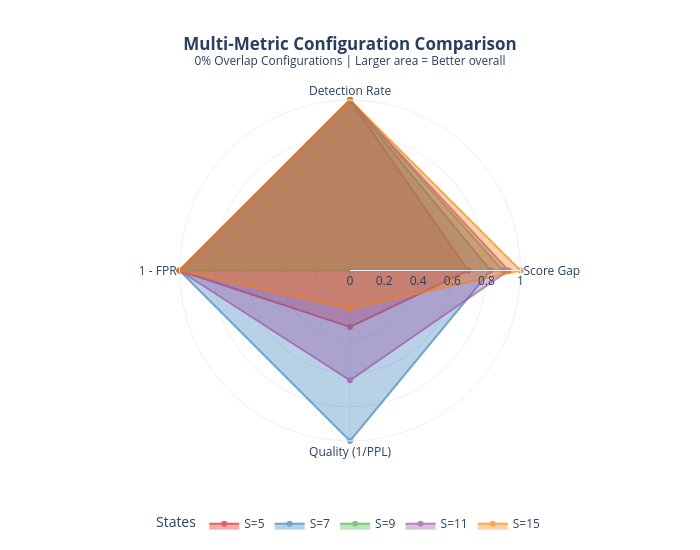

The code cell stored with this chart in its notebook:
### Markdown cell above
## 7. Multi-Metric Configuration Comparison

Radar chart comparing top configurations across multiple metrics.

### Code cell
# Radar chart comparing top configurations
top_configs = df[(df['overlap'] == 0.0) & (df['num_states'].isin([5, 7, 9, 11, 15]))].copy()

# Normalize metrics for radar chart (all 0-1 scale)
top_configs['norm_gap'] = top_configs['gap'] / top_configs['gap'].max()
top_configs['norm_tpr'] = top_configs['wm_tpr']
top_configs['norm_fpr_inv'] = 1 - top_configs['non_wm_fpr']  # Invert so higher is better
top_configs['norm_ppl_inv'] = 1 - (top_configs['wm_ppl_avg'] - top_configs['wm_ppl_avg'].min()) / (top_configs['wm_ppl_avg'].max() - top_configs['wm_ppl_avg'].min())

categories = ['Score Gap', 'Detection Rate', '1 - FPR', 'Quality (1/PPL)']

fig = go.Figure()

colors = px.colors.qualitative.Set1
for i, (_, row) in enumerate(top_configs.iterrows()):
    values = [row['norm_gap'], row['norm_tpr'], row['norm_fpr_inv'], row['norm_ppl_inv']]
    values.append(values[0])  # Close the polygon
    
    fig.add_trace(go.Scatterpolar(
        r=values,
        theta=categories + [categories[0]],
        fill='toself',
        name=f"S={int(row['num_states'])}",
        line_color=colors[i % len(colors)],
        opacity=0.7
    ))

fig.update_layout(
    polar=dict(
        radialaxis=dict(visible=True, range=[0, 1])
    ),
    title=dict(text='<b>Multi-Metric Configuration Comparison</b><br><sup>0% Overlap Configurations | Larger area = Better overall</sup>', x=0.5),
    template='plotly_white',
    height=550,
    width=700,
    legend=dict(title='States', orientation="h", yanchor="top", y=-0.2, xanchor="center", x=0.5)
)

fig.write_image(f'{PICTURES_DIR}/radar_comparison.png', scale=2)
fig.show()

### Figure 1 — Plotly figure (JSON) as saved in the notebook; plotly's stock layout.template omitted (floating-point values rounded to 4 significant figures)
{"data": [{"fill": "toself", "line": {"color": "rgb(228,26,28)"}, "name": "S=5", "opacity": 0.7, "r": [0.6933, 1, 1, 0.3312, 0.6933], "theta": ["Score Gap", "Detection Rate", "1 - FPR", "Quality (1/PPL)", "Score Gap"], "type": "scatterpolar"}, {"fill": "toself", "line": {"color": "rgb(55,126,184)"}, "name": "S=7", "opacity": 0.7, "r": [0.8243, 1, 1, 1, 0.8243], "theta": ["Score Gap", "Detection Rate", "1 - FPR", "Quality (1/PPL)", "Score Gap"], "type": "scatterpolar"}, {"fill": "toself", "line": {"color": "rgb(77,175,74)"}, "name": "S=9", "opacity": 0.7, "r": [0.8971, 1, 1, 0, 0.8971], "theta": ["Score Gap", "Detection Rate", "1 - FPR", "Quality (1/PPL)", "Score Gap"], "type": "scatterpolar"}, {"fill": "toself", "line": {"color": "rgb(152,78,163)"}, "name": "S=11", "opacity": 0.7, "r": [0.9298, 1, 1, 0.6444, 0.9298], "theta": ["Score Gap", "Detection Rate", "1 - FPR", "Quality (1/PPL)", "Score Gap"], "type": "scatterpolar"}, {"fill": "toself", "line": {"color": "rgb(255,127,0)"}, "name": "S=15", "opacity": 0.7, "r": [1, 1, 1, 0.2228, 1], "theta": ["Score Gap", "Detection Rate", "1 - FPR", "Quality (1/PPL)", "Score Gap"], "type": "scatterpolar"}], "layout": {"height": 550, "legend": {"orientation": "h", "title": {"text": "States"}, "x": 0.5, "xanchor": "center", "y": -0.2, "yanchor": "top"}, "polar": {"radialaxis": {"range": [0, 1], "visible": true}}, "title": {"text": "<b>Multi-Metric Configuration Comparison</b><br><sup>0% Overlap Configurations | Larger area = Better overall</sup>", "x": 0.5}, "width": 700}}
